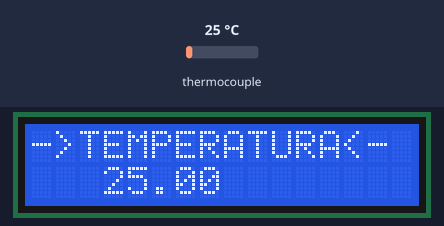
The sketch below on a simulated Arduino Uno, built with avr-gcc and run on an emulated ATmega328P. On the bench: 16×2 character LCD. Inputs (shaded band) come from the test bench; at power-on: thermocouple 25 °C. What the sketch prints to the serial monitor is not drawn.

Above: at 2.4 s.
2.5 s: thermocouple set to 6 °C
At 4.4 s:
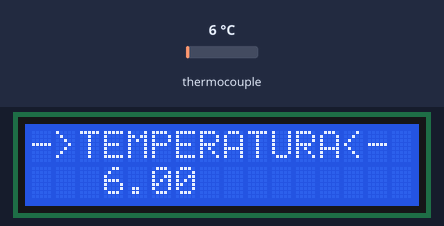
4.7 s: thermocouple set to 75 °C
At 6.4 s:
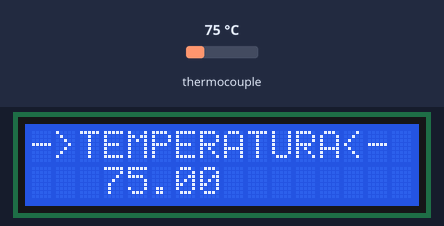
6.7 s: thermocouple set to 150 °C
At 8.5 s:
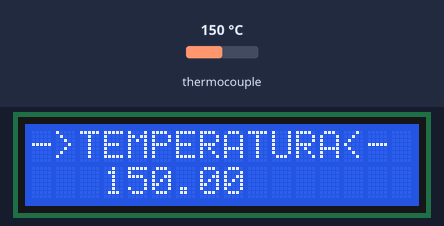
Timing chart, 0 to 10.0 s (numbered marks = the images above; inputs shaded):
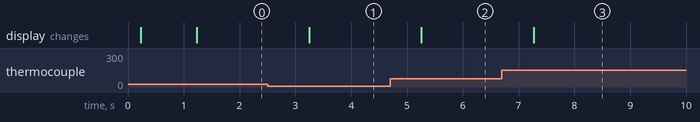

Measured:
- after the input at 2.5 s, the display: changes after 0.75 s (image 1)
- after the input at 4.7 s, the display: changes after 0.56 s (image 2)
- after the input at 6.7 s, the display: changes after 0.57 s (image 3)

The sketch:

main.ino
```cpp
#include "LiquidCrystal.h"

#include "max6675.h"

// CONFIGURACION DE LOS PINES UTILIZADOS PARA LA COMUNICACIÓN CON EL MAX6675

#define CONFIG_TCGND_PIN      8   // ALIMENTACION GND

#define CONFIG_TCVCC_PIN      9   // ALIMENTACION VCC

#define CONFIG_TCSCK_PIN      10  // SPI SCK

#define CONFIG_TCCS_PIN       11  // SPI CS

#define CONFIG_TCDO_PIN       12  // SPI MISO

// CONSTRUCTOR PARA LA PANTALLA LCD 16X2

// AQUI SE CONFIGURAN LOS PINES PARA LA COMUNICACION CON LA PANTALLA

LiquidCrystal lcd(7, 6, 5, 4, 3, 2);

// OBJETO UTILIZADO PARA LA COMUNICACION CON EL MAX6675

MAX6675 thermocouple(CONFIG_TCSCK_PIN, CONFIG_TCCS_PIN, CONFIG_TCDO_PIN);

void setup() {

  // PREPARAR LA INTERFAZ SERIAL

  Serial.begin(9600);

  // IMPRIMR MENSAJE INICIAL A LA TERMINAL

  Serial.println(F("—————————————————-"));

  Serial.println(F("      TUTORIAL TERMOPAR CON ARDUINO Y MAX6675       "));

  Serial.println(F("            http://www.geekfactory.mx               "));

  Serial.println(F("—————————————————-"));

  // USAR PINES DE ARDUINO PARA ALIMENTAR EL MODULO MAX6675

  pinMode(CONFIG_TCVCC_PIN, OUTPUT); digitalWrite(CONFIG_TCVCC_PIN, HIGH);

  pinMode(CONFIG_TCGND_PIN, OUTPUT); digitalWrite(CONFIG_TCGND_PIN, LOW);

  // INDICAMOS QUE TENEMOS CONECTADA UNA PANTALLA DE 16X2

  // IMPRIMIR MENSAJE INICIAL EN PANTALLA

  lcd.begin(16, 2);

  lcd.clear();

  lcd.print(F("TERMOPAR ARDUINO"));

  lcd.setCursor( 0, 1 );

  lcd.print(F("  CON MAX6675   "));

  // ESPERAR UN SEGUNDO

  delay(1000);

}

void loop() {

  // LEER EL TERMOPAR Y ALMACENAR EL VALOR EN UNA VARIABLE

  double t = thermocouple.readCelsius();

  // PRIMERO LIMPIAMOS LA PANTALLA Y LUEGO IMPRIMIMOS LA TEMPERATURA

  lcd.clear();

  lcd.print(F("->TEMPERATURA<-"));

  lcd.setCursor( 3, 1 );

  lcd.print(t);

  // IMPRIMIR LA TEMPERATURA EN LA TERMINAL SERIAL

  Serial.print("C = ");

  Serial.println(t);

  // ESPERAR UN SEGUNDO ENTRE LAS LECTURAS

  delay(1000);

}
```
